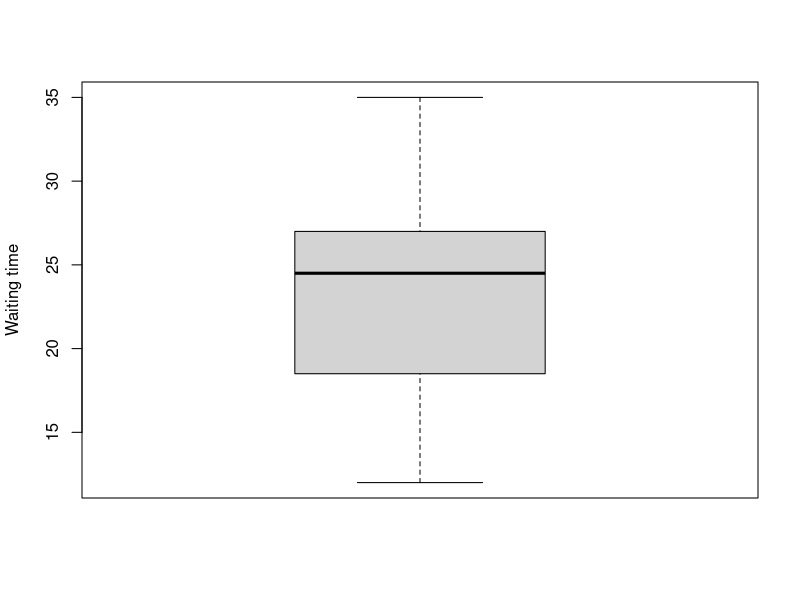
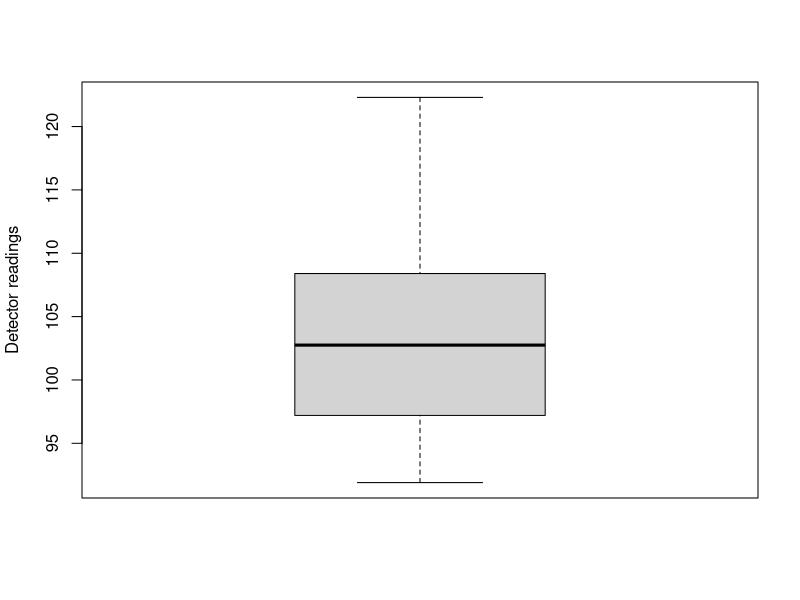
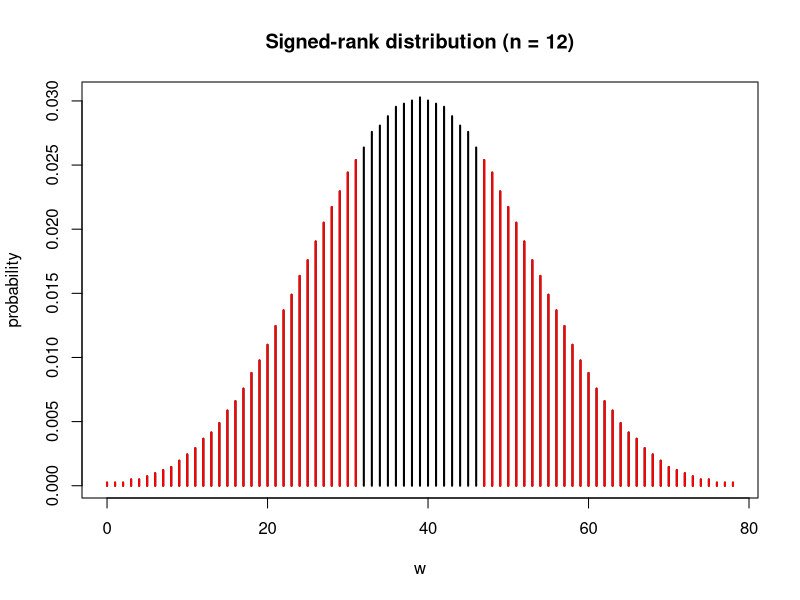
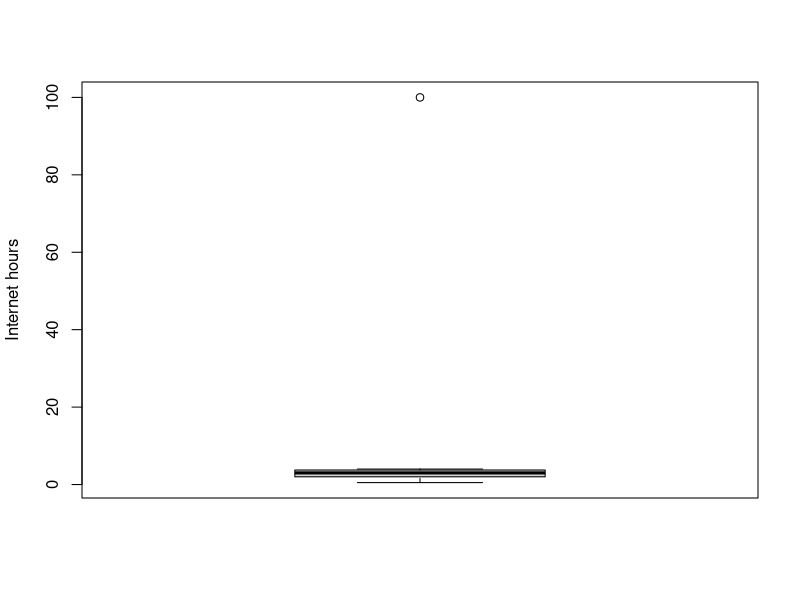
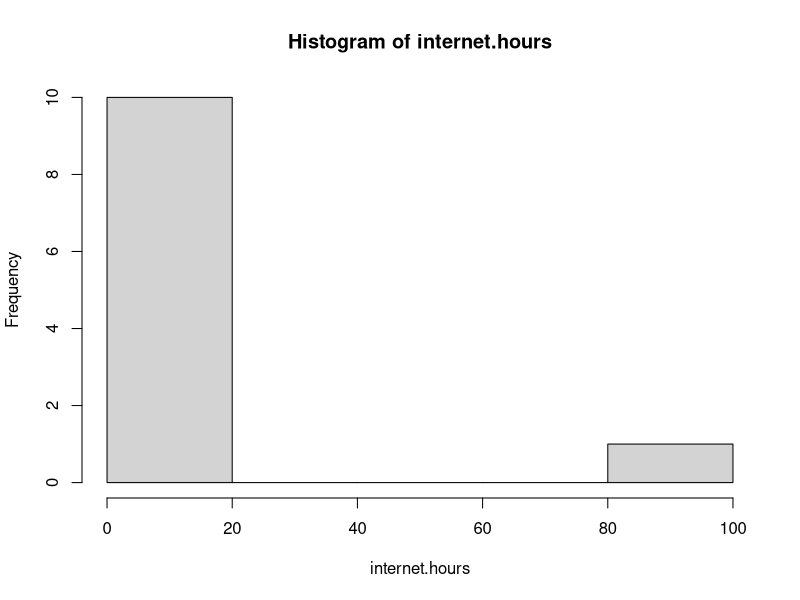
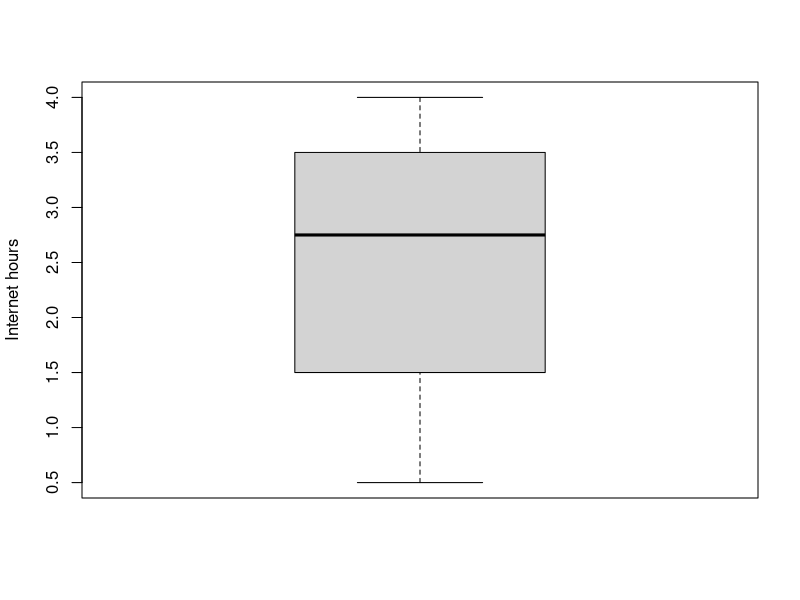

These charts were generated, in order, by the following R code:
## ---- chunk 1
wait.times<-c(17, 15, 20, 20, 32, 28, 12, 26, 25, 25, 35, 24)
sort(wait.times) # easier to check the sample median by eye if sorted
## ---- chunk 2
boxplot(wait.times,ylab="Waiting time")
## ---- chunk 3
summary(wait.times)
## ---- chunk 4
t.test(wait.times,mu=20,alternative="greater")
## ---- chunk 5
t.test(wait.times-20,alternative="greater")
## ---- chunk 6
nn<-length(wait.times) ## sample size n
calc.tval<-mean(wait.times-20)/(sd(wait.times-20)/sqrt(nn)) ## test stat, step 2
calc.tval
## ---- chunk 7
# calculated p-value for the test statistic, step 4
pt(calc.tval,df=nn-1,lower.tail=F)
## ---- chunk 8
# Calculate the differences
tdiff<-wait.times-20
tdiff
## ---- chunk 9
# assigning the ranks to a named vector means we can use them in calculations:
tdiff<-tdiff[tdiff!=0] ## removing the zeros, n=12 becomes n=10
tdiff ## the sample size from n=12. to n=10
abs.tdiff<-  abs(tdiff) ## $|X_i’|.$
abs.tdiff
rank(abs.tdiff)  ## rank of $|X_i’|.$
# The 'table' function is very useful for counting the +ves/-ves/same
# table(abs.tdiff)
## ---- chunk 10
# First calculate mean and SD
n=10 # originally n=12, but we exclude two ties, then n=10
W=42.5
muW <-n*(n+1)/4  # mu_W+
muW
sdW <-sqrt(n*(n+1)*(2*n+1)/24) ## sigma_W+
sdW
zW <- ((W-0.5) - muW)/sdW  #continuity correction
zW   # the test statistic
pvalue=1-pnorm(zW) # why is the p-value defined this way? Look at the H1 (the alternative hypothesis)
pvalue
## ---- chunk 11
wilcox.test(x=wait.times, y=NULL, alternative="greater", mu=20, exact=FALSE)
## ---- chunk 12
readings<-c(91.9,97.8, 111.4,  122.3,  105.4,  95.0,  103.8,  99.6,  96.6,  119.3,  104.8,  101.7)
sort(readings) # easier to check the sample median by eye if sorted
## ---- chunk 13
boxplot(readings,ylab="Detector readings")
## ---- chunk 14
summary(readings)
## ---- chunk 15
# Calculate the differences
rdiff<-readings-105
rdiff
## ---- chunk 16
# assigning the ranks to a named vector means we can use them in calculations:
rdiff
rdiff<-rdiff[rdiff!=0] ## no ties
abs.rdiff<-  abs(rdiff)
abs.rdiff
abs.rdiff.rank=rank(abs.rdiff)
abs.rdiff.rank
# The 'table' function is very useful for counting the +ves/-ves/same
# table(abs.tdiff)
## ---- chunk 17
pos.ranks<-abs.rdiff.rank[rdiff>0]
pos.ranks
w.pos<-sum(pos.ranks)
w.pos
n.pos<-length(pos.ranks)
n.pos
neg.ranks<-abs.rdiff.rank[rdiff<0]
neg.ranks
w.neg<-sum(neg.ranks)
w.neg
n.neg<-length(neg.ranks)
n.neg
## ---- chunk 18
test.stat<-c(w.neg=w.neg,w.pos=w.pos)
print("Calculated test statistics")
test.stat
## ---- chunk 19
pval=2*psignrank(31,12)
pval
## ---- chunk 20
nn<-n.pos+n.neg
n.min<-min(c(w.neg,w.pos))
plot(0:(nn*(nn+1)/2), dsignrank(0:(nn*(nn+1)/2), nn),lwd=2, type = "h", xlab = "w", ylab = "probability", main = paste0("Signed-rank distribution (n = ",nn,")"))
lines(0:n.min, dsignrank(0:31, nn),lwd=2, type = "h",col="red")
lines(47:78, dsignrank(47:78, nn),lwd=2, type = "h",col="red")
## ---- chunk 21
wilcox.test(x=readings, y=NULL, alternative="two.sided", mu=105, exact=FALSE)
## ---- chunk 22
wilcox.test(x=readings, y=NULL, alternative="two.sided", mu=105, exact=TRUE)
## ---- chunk 23
hours.training<-c(9, 12, 18, 14, 12, 14, 12, 10, 16, 11, 9, 11, 13, 11, 13, 15, 13, 14 )
summary(hours.training)
## ---- chunk 24
wilcox.test(x=hours.training, y=NULL, alternative="two.sided", mu=12, exact=FALSE)
## ---- chunk 25
t.test(hours.training,mu=12,alternative="two.sided")
## ---- chunk 26
internet.hours<-c(2.5,	100,	0.5,	1,	1.5,	3,	3.5,	4,	3,	4,	2.5)
sort(internet.hours) # easier to check the sample median by eye if sorted
## ---- chunk 27
boxplot(internet.hours,ylab="Internet hours")
hist(internet.hours)
## ---- chunk 28
internet.hours.n<-c(2.5,	0.5,	1,	1.5,	3,	3.5,	4,	3,	4,	2.5)
sort(internet.hours.n) # easier to check the sample median by eye if sorted
## ---- chunk 29
boxplot(internet.hours.n,ylab="Internet hours")
## ---- chunk 30
t.test(internet.hours.n,mu=2,alternative="greater")
## ---- chunk 31
# Calculate the differences
xdiff<-internet.hours.n- 2
xdiff
## ---- chunk 32
# assigning the ranks to a named vector means we can use them in calculations:
xdiff
xdiff<-xdiff[xdiff!=0]
abs.xdiff<-  abs(xdiff)
abs.xdiff
abs.xdiff.rank=rank(abs.xdiff)
abs.xdiff.rank
# The 'table' function is very useful for counting the +ves/-ves/same
# table(abs.tdiff)
## ---- chunk 33

internet.hours<-c(2.5,    0.5,    1,    1.5,    3,    3.5,    4,    3,    4,    2.5)   ## read the data
# Calculate the differences
xdiff<-internet.hours- 2

# assigning the ranks to a named vector means we can use them in calculations:
xdiff
xdiff<-xdiff[xdiff!=0] ## to ensure zero differences being removed before ranking
abs.xdiff<-  abs(xdiff)  ## absolute value of the differences
abs.xdiff
abs.xdiff.rank=rank(abs.xdiff) ## rank the abs diff
abs.xdiff.rank

##

pos.ranks<-abs.xdiff.rank[xdiff>0]
pos.ranks
## ---- chunk 34
pos.ranks<-abs.xdiff.rank[xdiff>0]
pos.ranks
w.pos<-sum(pos.ranks)
w.pos
n.pos<-length(pos.ranks)
n.pos
neg.ranks<-abs.xdiff.rank[xdiff<0]
neg.ranks
w.neg<-sum(neg.ranks)
w.neg
n.neg<-length(neg.ranks)
n.neg
## ---- chunk 35
test.stat<-c(w.neg=w.neg,w.pos=w.pos)
print("Calculated test statistics")
test.stat
## ---- chunk 36
wilcox.test(x=internet.hours.n, y=NULL, alternative="greater", mu=2, exact=FALSE)
